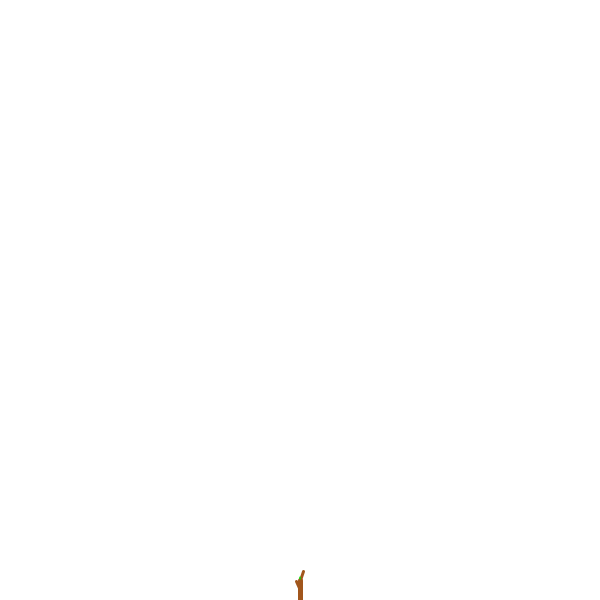
Frame 1 (no input)
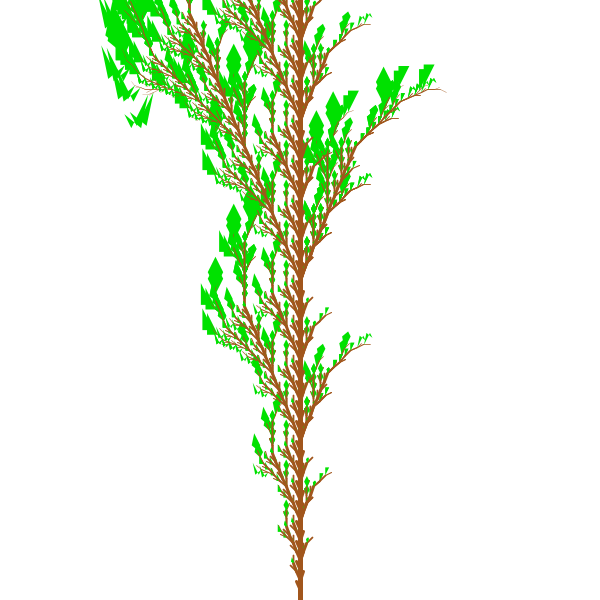
Frame 60 (the mouse pressed at the canvas centre just before this capture)
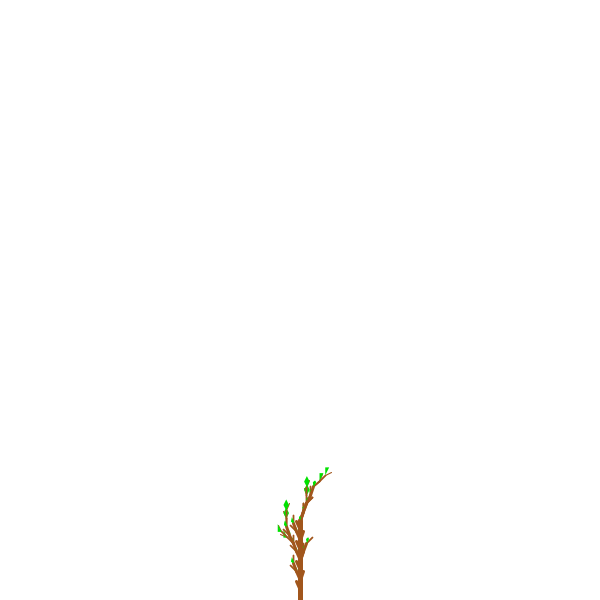
Frame 120 (the mouse held since frame 60 and released just before this capture)

The Processing sketch that drew these frames (run headless with seeded random() and noise(); from frame 60 on, the mouse is pressed at the canvas centre):

// Processing sketch: PixelLSystem
// ── PixelLSystem.pde
import java.util.LinkedList;

// related to LSystem
byte[] LSystem; // virtual pixel
byte[] rule;
int LSYSTEM_SIZE;
int RULE_SIZE;
float ROTATION_ANGLE;

// related to drawing
PVector dir;
PVector pos;
LinkedList<PVector> dirStack;
LinkedList<PVector> posStack;

// which one should I use byte or int... ;

void setup() {
  //fullScreen();
  size(600, 600);
  //background(255);
  LSYSTEM_SIZE = width * height;
  //println(LSYSTEM_SIZE);
  LSystem = new byte[LSYSTEM_SIZE];
  initializeVectors();
  initializeLSystem();
  initializeRule();
  //frameRate(30);
  //for (int i = 0; i < 10; i++) {    
  //  updateLSystemPixel();
  //}
  //drawLSystemTree();
  //for (int i = 0; i < 20; i++) {
  //  println(LSystem[i]);
  //}
}

void initializeVectors() {
  dir = new PVector(0, 1);
  pos = new PVector(0, 0);
  dirStack = new LinkedList<PVector>();
  posStack = new LinkedList<PVector>();
}

void initializeLSystem() {
  for (int i = 0; i < LSYSTEM_SIZE; i++) {
    LSystem[i] = 0;
  }
  LSystem[0] = 33; // 00100001 で初期化
}

// rule is just rule. dont care about specification
void initializeRule() {
  // lsystem production rules
  RULE_SIZE = 10;
  ROTATION_ANGLE = 22.5;
  rule = new byte[RULE_SIZE];
  rule[0] = 32;
  rule[1] = 4;
  rule[2] = 48; // +符号と並列化
  rule[3] = 2;
  rule[4] = 32;
  rule[5] = 4;
  rule[6] = 40; // -符号と並列化
  rule[7] = 2;
  /*
  rule[0] = 32;  // F
   rule[1] = 4;  // [
   rule[2] = 16;  // +
   rule[3] = 32;  // F
   rule[4] = 2;  // ]
   rule[5] = 32;  // F
   rule[6] = 4;  // [
   rule[7] = 8;  // -
   rule[8] = 32;  // F
   rule[9] = 2;  // ]
   */
}

void draw() {
  background(255);
  println(frameRate);
  translate(width/2, height);
  scale(1, -1);

  updateLSystemPixel();
  drawLSystemTree();
}

void updateLSystemPixel() {
  // update lsystem production by rule
  byte[] nextLSystem = new byte[LSYSTEM_SIZE];
  int flag = LSystem[0] & 1; // 初期条件
  int i = 0;
  int j = 0;
  int resetFlag = 0;
  while (flag == 1 && i < LSYSTEM_SIZE && j < LSYSTEM_SIZE && resetFlag == 0) {

    if (i >= LSYSTEM_SIZE || j >= LSYSTEM_SIZE) {
      println("LSystem overflow");
      resetFlag = 1;
      break;
    }

    if ((LSystem[i] & 32) > 0) {
      // convert and then copy;
      byte rotation = 0;
      if ((LSystem[i] & 16) > 0) rotation = 16;
      if ((LSystem[i] & 8 ) > 0) rotation = 8;
      for (int tmp = 0; tmp < RULE_SIZE; tmp++) {
        if (j + tmp >= LSYSTEM_SIZE) {
          resetFlag = 1;
          break;
        }
        nextLSystem[j + tmp] = byte(rule[tmp] + 1);
        if (tmp == 0) {
          nextLSystem[j + tmp] |= rotation;
          //println(nextLSystem[j + tmp]);
        }
      }
      j += RULE_SIZE;
      i++;
    } else {
      nextLSystem[j] = LSystem[i]; // just copy
      j++; 
      i++;
    }
    if (i >= LSYSTEM_SIZE) {
      resetFlag = 1;
      break;
    }
    flag = LSystem[i] & 1; // update flag
  }

  if (resetFlag == 1) {
    LSystem = new byte[LSYSTEM_SIZE];
    initializeLSystem();
  } else {
    LSystem = nextLSystem; // past LSystem memory will release automatically
  }
}

float branchLengthAttenuation = 0.9;
float branchRadiusAttenuation = 0.6;
void drawLSystemTree() {
  int flag = LSystem[0] & 1;
  float branchLength = 10.0;
  float branchRadius = 5.0;
  int i = 0;
  dir.x = 0; 
  dir.y = 1;
  pos.x = 0; 
  pos.y = 0;
  while (flag == 1 && i < LSYSTEM_SIZE) {


    if ((LSystem[i] & 32) > 0) { // if true, value will be 32
      if ((LSystem[i] & 16) > 0) {
        dir.rotate(radians(ROTATION_ANGLE));
      } else if ((LSystem[i] & 8) > 0) {
        dir.rotate(radians(-ROTATION_ANGLE));
      }
      colorMode(RGB);
      stroke(161, 86, 28);
      strokeWeight(branchRadius);
      float newPosx = pos.x + branchLength * dir.x;
      float newPosy = pos.y + branchLength * dir.y;
      line(pos.x, pos.y, newPosx, newPosy);
      pos.x = newPosx;
      pos.y = newPosy;
    } else if ((LSystem[i] & 4) > 0) { // if true, value will be 4
      dirStack.push(dir.copy());
      posStack.push(pos.copy());
      branchLength *= branchLengthAttenuation;
      branchRadius *= branchRadiusAttenuation;
    } else if ((LSystem[i] & 2) > 0) { // if true, value will be 2
      dir = dirStack.pop();
      pos = posStack.pop();
      branchLength /= branchLengthAttenuation;
      branchRadius /= branchRadiusAttenuation;
      drawLeave(pos, dir, 10 / branchRadius);
    }
    i++;
    if (i >= LSYSTEM_SIZE) break;
    flag = LSystem[i] & 1;
  }
}

void drawLeave(PVector pos, PVector dir, float scl) {
  pushMatrix();
  translate(pos.x, pos.y);
  scale(scl, scl * 2);
  noStroke();
  fill(0, 225, 0);
  beginShape();
  vertex(0, 0);
  vertex(-dir.y / 2 + dir.x / 2, dir.x / 2 + dir.y / 2); //println(-dir.y / 2 + ", " + dir.x /2);
  vertex(dir.x, dir.y); //println(dir.x + ", " + dir.y);
  vertex(dir.y / 2 + dir.x / 2, dir.x / 2 + dir.y / 2); //println(dir.y / 2 + ", " + dir.x /2);
  endShape(CLOSE);
  popMatrix();
}
